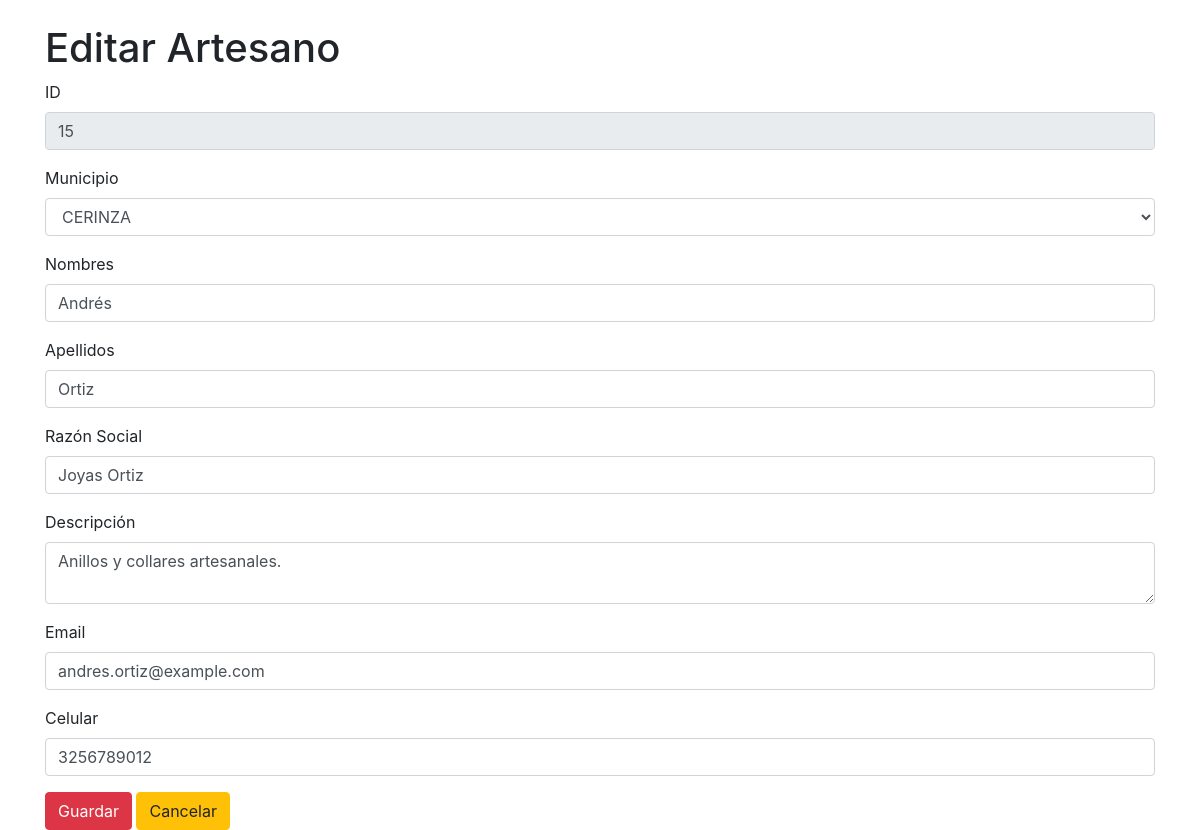
Page /artesano/update.php?id=15 on the committed database.
### tables this page shows
CREATE TABLE artesano (
   art_id INT AUTO_INCREMENT PRIMARY KEY,
   art_mun_id VARCHAR(5) NOT NULL,
   art_nombres VARCHAR(50) NOT NULL,
   art_apellidos VARCHAR(50) NOT NULL,
   art_razon_social VARCHAR(150) NOT NULL,
   art_descripccion TEXT,
   art_email VARCHAR(50) NOT NULL,
   art_celular VARCHAR(10) NOT NULL,
   CONSTRAINT fk_artesano_municipio FOREIGN KEY (art_mun_id) REFERENCES municipio (mun_id)
);

CREATE TABLE municipio (
   mun_id VARCHAR(5) PRIMARY KEY,
   mun_dept_id VARCHAR(2) NOT NULL,
   mun_nombre VARCHAR(50) NOT NULL,
   CONSTRAINT fk_municipio_depto FOREIGN KEY (mun_dept_id) REFERENCES departamento (dept_id)
);

### artesano/update.php (the view, shortened to what this page needs)
<?php
include '../config.php';
if (isset($_GET['id'])) {
    $art_id = $_GET['id'];
    $sql = "SELECT * FROM artesano WHERE art_id='$art_id'";
    $result = $conn->query($sql);
    $row = $result->fetch_assoc();
}
$sql = "SELECT * FROM municipio";
$municipios = $conn->query($sql);
?>
<!DOCTYPE html>
<html>
<head>
    <link href="https://maxcdn.bootstrapcdn.com/bootstrap/4.0.0/css/bootstrap.min.css" rel="stylesheet">
</head>
<body>
<div class="container">
    <h1 class="mt-4">Editar Artesano</h1>
    <form method="POST">
        <div class="form-group">
            <label for="art_id">ID</label>
            <input type="text" class="form-control" id="art_id" name="art_id" value="<?php echo $row['art_id']; ?>" readonly>
        </div>
        <div class="form-group">
            <label for="art_mun_id">Municipio</label>
            <select class="form-control" id="art_mun_id" name="art_mun_id" required>
                <?php while ($mun_row = $municipios->fetch_assoc()) { ?>
                    <option value="<?php echo $mun_row["mun_id"]; ?>" <?php if ($mun_row["mun_id"] == $row["art_mun_id"]) echo "selected"; ?>>
                        <?php echo $mun_row["mun_nombre"]; ?>
                    </option>
                <?php } ?>
            </select>
        </div>
        <div class="form-group">
            <label for="art_nombres">Nombres</label>
            <input type="text" class="form-control" id="art_nombres" name="art_nombres" value="<?php echo $row['art_nombres']; ?>" required>
        </div>
        <div class="form-group">
            <label for="art_apellidos">Apellidos</label>
            <input type="text" class="form-control" id="art_apellidos" name="art_apellidos" value="<?php echo $row['art_apellidos']; ?>" required>
        </div>
        <div class="form-group">
            <label for="art_razon_social">Razón Social</label>
            <input type="text" class="form-control" id="art_razon_social" name="art_razon_social" value="<?php echo $row['art_razon_social']; ?>" required>
        </div>
        <div class="form-group">
            <label for="art_descripccion">Descripción</label>
            <textarea class="form-control" id="art_descripccion" name="art_descripccion"><?php echo $row['art_descripccion']; ?></textarea>
        </div>
        <div class="form-group">
            <label for="art_email">Email</label>
            <input type="email" class="form-control" id="art_email" name="art_email" value="<?php echo $row['art_email']; ?>" required>
        </div>
        <div class="form-group">
            <label for="art_celular">Celular</label>
            <input type="text" class="form-control" id="art_celular" name="art_celular" value="<?php echo $row['art_celular']; ?>" required>
        </div>
        <button type="submit" class="btn btn-danger">Guardar</button>
		<a href="index.php" class="btn btn-warning">Cancelar</a>
    </form>
</div>
</body>
</html>

### rows in the picture
artesano: art_id "15", art_mun_id "CERINZA", art_nombres "Andrés", art_apellidos "Ortiz", art_razon_social "Joyas Ortiz", art_descripccion "Anillos y collares artesanales.", art_email "andres.ortiz@example.com", art_celular "3256789012"
